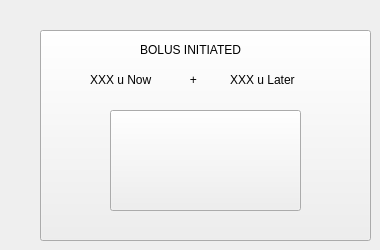
   <widget class="QWidget" name="page_9">
    <widget class="QPushButton" name="page8BackgroundButton">
     <property name="geometry">
      <rect>
       <x>40</x>
       <y>30</y>
       <width>331</width>
       <height>211</height>
      </rect>
     </property>
     <property name="styleSheet">
      <string notr="true">font: 75 25pt &quot;DejaVu Sans&quot;;
</string>
     </property>
     <property name="text">
      <string/>
     </property>
    </widget>
    <widget class="QLabel" name="page8MainLabel">
     <property name="geometry">
      <rect>
       <x>140</x>
       <y>40</y>
       <width>121</width>
       <height>20</height>
      </rect>
     </property>
     <property name="text">
      <string>BOLUS INITIATED</string>
     </property>
    </widget>
    <widget class="QLabel" name="page8NowLabel">
     <property name="geometry">
      <rect>
       <x>90</x>
       <y>70</y>
       <width>101</width>
       <height>20</height>
      </rect>
     </property>
     <property name="text">
      <string>XXX u Now</string>
     </property>
    </widget>
    <widget class="QLabel" name="page8LaterLabel">
     <property name="geometry">
      <rect>
       <x>230</x>
       <y>70</y>
       <width>131</width>
       <height>20</height>
      </rect>
     </property>
     <property name="text">
      <string>XXX u Later</string>
     </property>
    </widget>
    <widget class="QLabel" name="page8PlusLabel">
     <property name="geometry">
      <rect>
       <x>160</x>
       <y>70</y>
       <width>81</width>
       <height>20</height>
      </rect>
     </property>
     <property name="text">
      <string>         +</string>
     </property>
    </widget>
    <widget class="QPushButton" name="page8Graphic">
     <property name="geometry">
      <rect>
       <x>110</x>
       <y>110</y>
       <width>191</width>
       <height>101</height>
      </rect>
     </property>
     <property name="text">
      <string/>
     </property>
    </widget>
   </widget>
